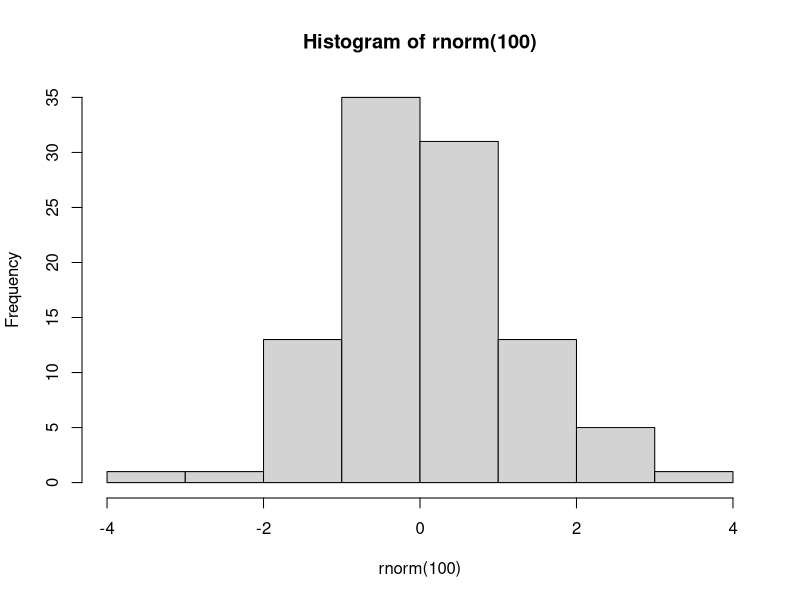

Here is the R script that generated this plot:
## ---- chunk 1

hist(rnorm(100))

